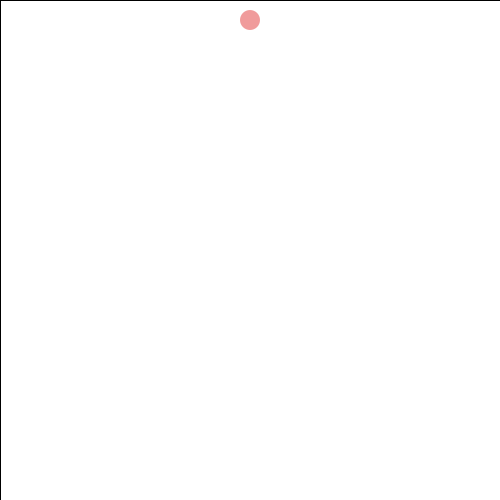
Frame 1 (no input)
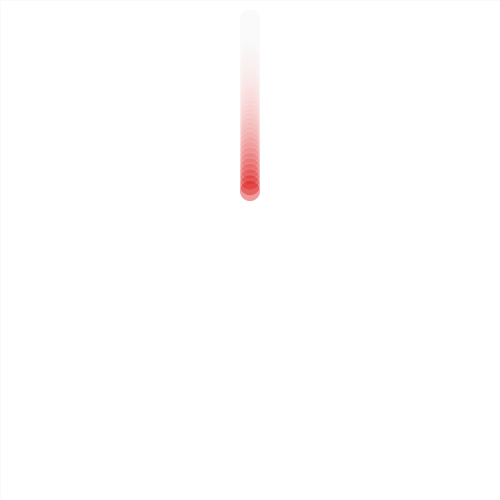
Frame 60 (the mouse pressed at the canvas centre just before this capture)
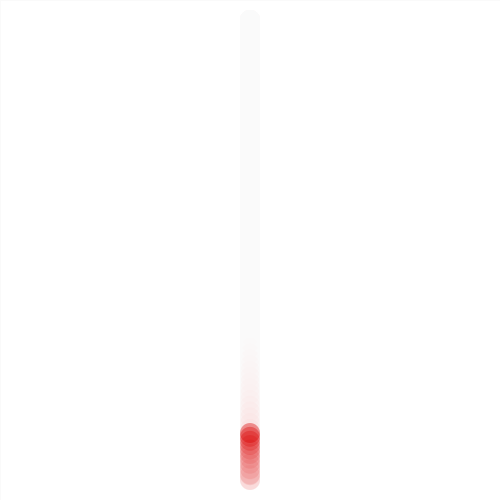
Frame 120 (the mouse held since frame 60 and released just before this capture)

The Processing sketch that drew these frames (run headless with seeded random() and noise(); from frame 60 on, the mouse is pressed at the canvas centre):

// Processing sketch: NOC_ChapterII_Forces_FrictionForce
// ── NOC_ChapterII_Forces_FrictionForce.pde
//Friction Force

Mover[] mover;
float x,y;
float tx = 0;
float ty = 10000;
float incrementX = 0.01;
float incrementY = 0.01;

void setup(){
 size(500,500);
 frameRate(60);
 background(255);
 smooth();
 mover = new Mover[1];
 for(int i = 0; i < mover.length; i++){
   mover[i] = new Mover();
 }
 
}

void draw(){
  
  //background(255);
  fill(255,25);
  rect(0,0,width,height);
  
  for (Mover mover : mover){
    
    PVector gravity = new PVector(0,0.1);
    /*
      From previous lesson, we can scale the forces using the mass,
      just in accordance with the Newton's laws of motion.
    */
    gravity.mult(mover.mass);
    mover.applyForce(gravity);
    
    /*
    PVector wind = new PVector(0.2, 0);
    mover.applyForce(wind);
    */
    if(mousePressed){
      //Apply Friction
      /*
        Copy the velocity vector - this will serve for the direction.
        Since Friction opposes motion, 
        it make sense to put friction's direction opposite relative to
        object's velocity.
      */
      PVector friction = mover.velocity.copy(); //(get() is now copy())
      
      /* 
        By Vector rules, you normalize the velocity vector and apply it
        to the friction. vec(F) = mag(F)*unit_vec(lambda), where lambda
        is the unit vector coming from the normalized velocity vector. 
      */
      friction.normalize();
      /*
        the scalar multiplication with -1 tells the 180 deg flip of the vector.
      */
      friction.mult(-1);
      //c is the coefficient of kinetic friction. 
      float c = 0.1;
      /*
        The formula for k-friction is = (-1)*c*mag(Normal Force)*unit_vec(vel).
        For this example, mag(N) =  1, for simplicity.
      */
      friction.mult(c);
      
      mover.applyForce(friction);
    }
    
   
    mover.update();
    mover.checkEdges();
    mover.display();
  }
  
}

// ── Mover.pde
class Mover{
 PVector location;
 PVector velocity;
 PVector acceleration; 
 
 float mass;
 float colorBall;
 float radiusBall;
 Mover(){
   mass = 1;
   radiusBall = mass*20;
   //location = new PVector(random(radiusBall, width-radiusBall),random(radiusBall,height-radiusBall));
   location = new PVector(width/2,0);
   velocity = new PVector(0,0);
   acceleration = new PVector(0,0);
   colorBall = random(150,255);
   
 }
 
 
 void applyForce(PVector force){
  
   /*
     The static function PVector was used for the operation in PVectors.
     We can't pass our normal operations to PVectors, so instead of
     directly dividing the mass to the PVector, we used a method inside
     the PVector, the PVector.div, then pass the arguments force and mass.
   */
   PVector f = PVector.div(force,mass);
   acceleration.add(f);
   
 }
 void update(){

   /*
     The method in simulating motion is by controlling the three kinematic 
     quantities: The displacement, velocity, and acceleration vectors. Since these
     are all vectors, we can use PVector.add method to do vector additions. 
     location.add(velocity) shows change in position. (dx/dt)
     velocity.add(acceleration) shows change in velocity (dv/dt)
   */
   velocity.add(acceleration);
   location.add(velocity); 
   velocity.limit(500);
   acceleration.mult(0);
 }
 
 void display(){
  stroke(0);
  noStroke();
  fill(colorBall,0,0, 100);
  ellipse(location.x, location.y, radiusBall,radiusBall);
  
 }
 
 void checkEdges(){
  //Determine the boundaries of the system. This time, it's bouncing.
  if (location.x+radiusBall >= width || location.x-radiusBall <= 0){
    velocity.x = velocity.x*-1;
  }
  if (location.x+radiusBall >= width){
    location.x = width-radiusBall;
  }
  if (location.x-radiusBall <= 0){
    location.x = radiusBall;
  }
  if (location.y+radiusBall >= height || location.y-radiusBall <= 0){
    velocity.y = velocity.y*-1;
  }
  if(location.y+radiusBall >= height){
    location.y = height - radiusBall;
  }
  if(location.y-radiusBall <= 0){
    location.y = radiusBall;
  }
  
 }
 
}
